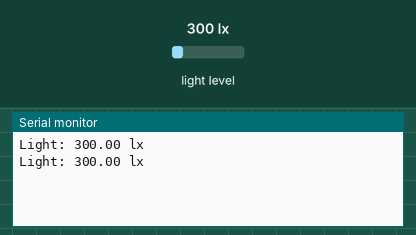
This sketch was run on a simulated ESP32. On the bench: the last lines printed to the serial monitor. The inputs (shaded band) are chosen by the test bench; at power-on: light level 300 lx.

Above: at 1.8 s.
1.9 s: light level set to 40 lx
At 2.6 s:
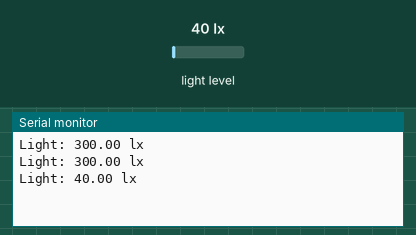
3.4 s: light level set to 500 lx
At 4.8 s:
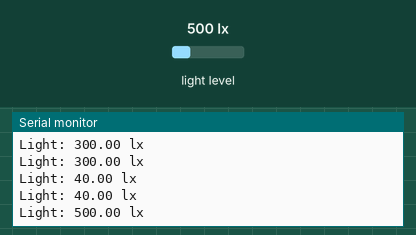
Timing chart, 0 to 6.4 s (numbered marks = the images above; inputs shaded):
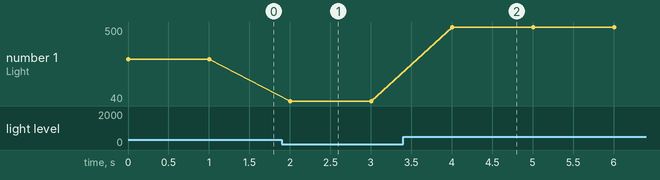

The sketch:

18__Swiatlo_BH1750.ino
```cpp
//INFORMACJE PODSTAWOWE
//Program: Czujnik natezenia swiatla BH1750
//Autor: Paweł Bartkiewicz
//mail: 15g.pawel.bart@gmail.com

//INFORMACJE DODATKOWE
// Biblioteke BH1750 nalezy zainstalowac
// BH1750 by Christopher Laws

// Czujnik BH1750 mierzy natezenie swiatla w luxach

//PODLACZENIE
// zasilanie 3.3 V
// SCL do 21
// SDA (DAT) do 22
// ADDR nie podlaczac

// czujnik korzysta z interfejsu I2C
// piny 21 i 22 to domyslne piny I2C w ESP32

#include <Wire.h>
#include <BH1750.h>

BH1750 lightMeter(0x23);

void setup() {

  Serial.begin(115200);

  // (SDA, SCL)
  Wire.begin(22, 21);
  lightMeter.begin();
}

void loop() {

  float lux = lightMeter.readLightLevel();
  Serial.print("Light: ");
  Serial.print(lux);
  Serial.println(" lx");
  delay(1000);
}
```

Measured:
- after the input at 1.9 s, the serial monitor: prints a new line after 0.10 s (image 1)
- after the input at 3.4 s, the serial monitor: prints a new line after 0.60 s (image 2)
- plotted number 1: 300 → 40 after the input at 1.9 s, 40 → 500 after the input at 3.4 s
